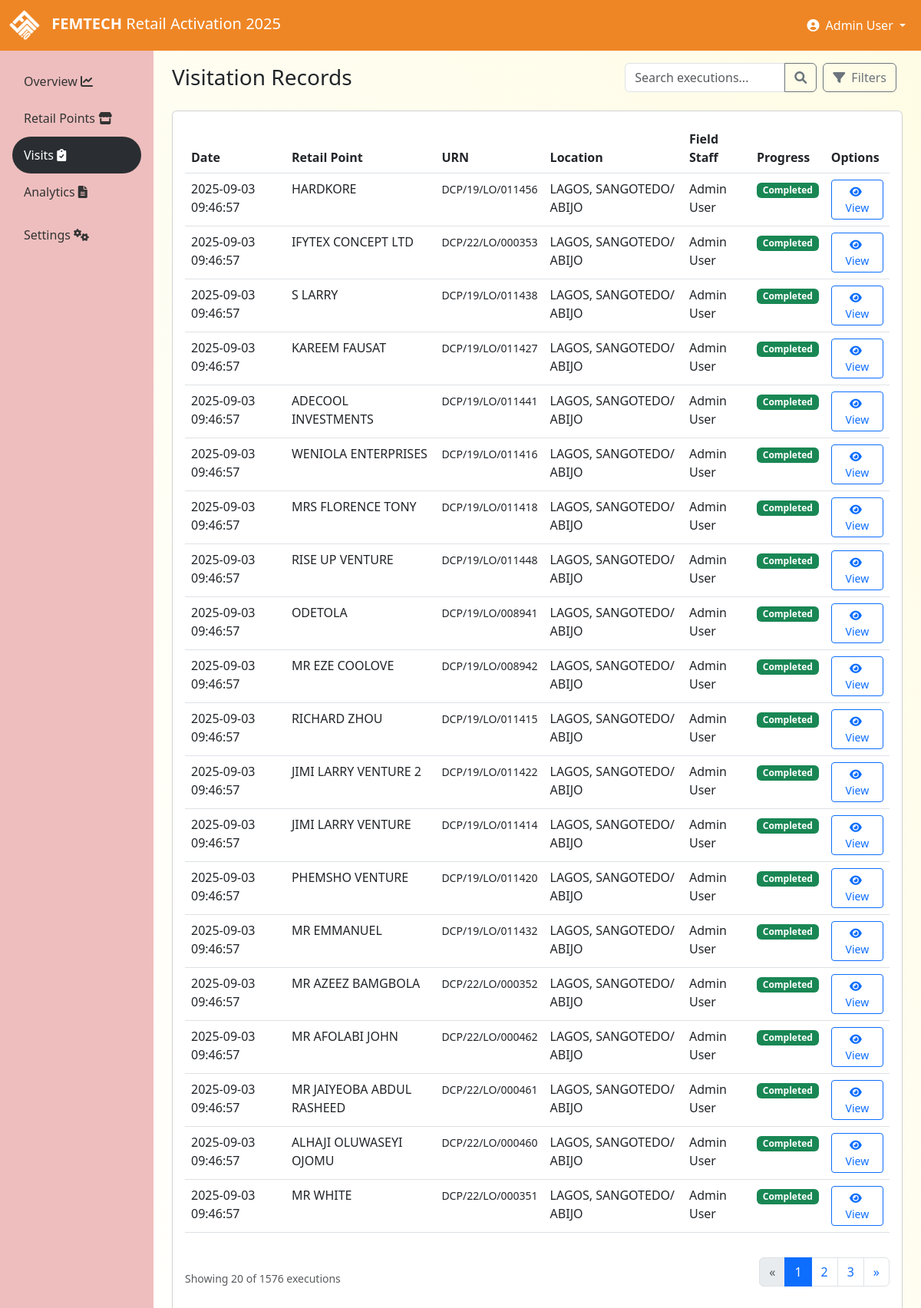
/executions (signed in), run on the app's committed database.
### tables this page shows
CREATE TABLE profile (
        id INTEGER PRIMARY KEY,
        company_name TEXT NOT NULL DEFAULT 'DANGOTE',
        app_title TEXT NOT NULL DEFAULT 'POSM Retail Activation 2025',
        primary_color TEXT NOT NULL DEFAULT '#fdcc03',
        secondary_color TEXT NOT NULL DEFAULT '#f8f9fa',
        accent_color TEXT NOT NULL DEFAULT '#343a40',
        logo_path TEXT DEFAULT 'img/dangote-logo.png',
        favicon_path TEXT DEFAULT 'img/favicon.png',
        company_address TEXT,
        company_phone TEXT,
        company_email TEXT,
        company_website TEXT,
        footer_text TEXT,
        created_at TEXT DEFAULT CURRENT_TIMESTAMP,
        updated_at TEXT DEFAULT CURRENT_TIMESTAMP
    );

CREATE TABLE users (
        id INTEGER PRIMARY KEY,
        username TEXT UNIQUE,
        password TEXT,
        full_name TEXT,
        role TEXT,
        region TEXT,
        state TEXT,
        lga TEXT
    , is_active INTEGER DEFAULT 1, created_at TEXT, updated_at TEXT, last_login TEXT, failed_login_attempts INTEGER DEFAULT 0, locked_until TEXT, email TEXT, phone TEXT);

CREATE TABLE executions (
        id INTEGER PRIMARY KEY,
        outlet_id INTEGER,
        agent_id INTEGER,
        execution_date TEXT,
        before_image TEXT,
        after_image TEXT,
        latitude REAL,
        longitude REAL,
        notes TEXT,
        products_available TEXT,
        execution_score REAL,
        status TEXT, before_image_thumbnail TEXT, after_image_thumbnail TEXT, created_at TEXT, updated_at TEXT, completion_time TEXT, review_status TEXT, reviewer_id INTEGER, review_notes TEXT, gps_accuracy REAL, device_info TEXT, upload_method TEXT,
        FOREIGN KEY (outlet_id) REFERENCES outlets (id),
        FOREIGN KEY (agent_id) REFERENCES users (id)
    );

CREATE TABLE outlets (
        id INTEGER PRIMARY KEY,
        urn TEXT UNIQUE,
        outlet_name TEXT,
        customer_name TEXT,
        address TEXT,
        phone TEXT,
        outlet_type TEXT,
        local_govt TEXT,
        state TEXT,
        region TEXT
    , is_active INTEGER DEFAULT 1, created_at TEXT, updated_at TEXT);

### pykes/routes.py (the view, shortened to what this page needs)
    @app.route('/executions')
    @login_required
    def executions():
        filters = {
            'agent_id': request.args.get('agent_id'),
            'region': request.args.get('region'),
            'status': request.args.get('status'),
            'search': request.args.get('search', '')
        }
        start_date = request.args.get('start_date')
        end_date = request.args.get('end_date')
        page = request.args.get('page', 1, type=int)
        per_page = min(request.args.get('per_page', DEFAULT_PER_PAGE, type=int), MAX_PER_PAGE)
        offset = (page - 1) * per_page
        with get_db_cursor() as (conn, cursor):
            base_query = """
                SELECT e.*, o.outlet_name, o.urn, o.state, o.region, o.local_govt, u.full_name as agent_name
                FROM executions e
                JOIN outlets o ON e.outlet_id = o.id
                JOIN users u ON e.agent_id = u.id
                WHERE 1=1
            """
            count_query = """
                SELECT COUNT(*)
                FROM executions e
                JOIN outlets o ON e.outlet_id = o.id
                JOIN users u ON e.agent_id = u.id
                WHERE 1=1
            """
            params = []
            count_params = []
            user_info = get_session_user_info()
            if filters['agent_id']:
                base_query += ' AND e.agent_id = ?'
                count_query += ' AND e.agent_id = ?'
                params.append(filters['agent_id'])
                count_params.append(filters['agent_id'])
            elif user_info['role'] == 'field_agent':
                base_query += ' AND e.agent_id = ?'
                count_query += ' AND e.agent_id = ?'
                params.append(user_info['user_id'])
                count_params.append(user_info['user_id'])
            if filters['region']:
                base_query += ' AND o.region = ?'
                count_query += ' AND o.region = ?'
                params.append(filters['region'])
                count_params.append(filters['region'])
            if start_date:
                base_query += ' AND e.execution_date >= ?'
                count_query += ' AND e.execution_date >= ?'
                params.append(start_date)
                count_params.append(start_date)
            if end_date:
                base_query += ' AND e.execution_date <= ?'
                count_query += ' AND e.execution_date <= ?'
                params.append(end_date)
                count_params.append(end_date)
            cursor.execute(count_query, count_params)
            total_executions = cursor.fetchone()[0]
            base_query += ' ORDER BY e.execution_date DESC LIMIT ? OFFSET ?'
            params.extend([per_page, offset])
            cursor.execute(base_query, params)
            executions = cursor.fetchall()
        pagination = calculate_pagination(total_executions, page, per_page)
        return render_template('executions.html',
                             executions=executions,
                             page=pagination.get('current_page', page),
                             total_pages=pagination.get('total_pages'),
                             total_executions=total_executions,
                             **filters,
                             start_date=start_date,
                             end_date=end_date)

### templates/executions.html (shortened to what this page needs)
{% extends 'base.html' %}
{% block content %}
<div class="container-fluid">
    <div class="d-flex justify-content-between align-items-center mb-4">
        <h1 class="h3 mb-0">Visitation Records</h1>
        <div class="d-flex">
            <div class="input-group me-2" style="width: 250px;">
                <input type="text" class="form-control" id="searchInput" name="search"
                       placeholder="Search executions..." value="{{ search or '' }}">
                <button class="btn btn-outline-secondary" type="button" id="searchButton">
                    <i class="fas fa-search"></i>
                </button>
            </div>
            <button class="btn btn-outline-secondary me-2" type="button" data-bs-toggle="collapse" data-bs-target="#filterCollapse">
                <i class="fas fa-filter me-1"></i> Filters
            </button>
        </div>
    </div>
    <div class="card">
        <div class="card-body">
            <div class="table-responsive">
                <table class="table table-hover">
                    <thead>
                        <tr>
                            <th>Date</th>
                            <th>Retail Point</th>
                            <th>URN</th>
                            <th>Location</th>
                            <th>Field Staff</th>
                            <th>Progress</th>
                            <th>Options</th>
                        </tr>
                    </thead>
                    <tbody>
                        {% for execution in executions %}
                        <tr>
                            <td>{{ execution.execution_date }}</td>
                            <td>{{ execution.outlet_name }}</td>
                            <td><small>{{ execution.urn }}</small></td>
                            <td>{{ execution.state }}, {{ execution.local_govt }}</td>
                            <td>{{ execution.agent_name }}</td>
                            <td>
                                {% if execution.status == 'Completed' %}
                                    <span class="badge bg-success">Completed</span>
                                {% elif execution.status == 'Pending' %}
                                    <span class="badge bg-warning">Pending</span>
                                {% else %}
                                    <span class="badge bg-danger">{{ execution.status }}</span>
                                {% endif %}
                            </td>
                            <td>
                                <a href="{{ url_for('execution_detail', execution_id=execution.id) }}" class="btn btn-sm btn-outline-primary">
                                    <i class="fas fa-eye me-1"></i> View
                                </a>
                            </td>
                        </tr>
                        {% endfor %}
                    </tbody>
                </table>
            </div>
            {% if total_pages > 1 %}
            <div class="d-flex justify-content-between align-items-center mt-3">
                <div>
                    <small class="text-muted">Showing {{ executions|length }} of {{ total_executions }} executions</small>
                </div>
                <nav aria-label="Page navigation">
                    <ul class="pagination">
                        {% if page > 1 %}
                        <li class="page-item">
                            <a class="page-link" href="{{ url_for('executions', page=page-1, region=region, status=status, agent_id=agent_id, start_date=start_date, end_date=end_date, search=search) }}" aria-label="Previous">
                                <span aria-hidden="true">&laquo;</span>
                            </a>
                        </li>
                        {% else %}
                        <li class="page-item disabled">
                            <a class="page-link" href="#" aria-label="Previous">
                                <span aria-hidden="true">&laquo;</span>
                            </a>
                        </li>
                        {% endif %}
                        {% for p in range(max(1, page-2), min(total_pages+1, page+3)) %}
                        <li class="page-item {% if p == page %}active{% endif %}">
                            <a class="page-link" href="{{ url_for('executions', page=p, region=region, status=status, agent_id=agent_id, start_date=start_date, end_date=end_date, search=search) }}">{{ p }}</a>
                        </li>
                        {% endfor %}
                        {% if page < total_pages %}
                        <li class="page-item">
                            <a class="page-link" href="{{ url_for('executions', page=page+1, region=region, status=status, agent_id=agent_id, start_date=start_date, end_date=end_date, search=search) }}" aria-label="Next">
                                <span aria-hidden="true">&raquo;</span>
                            </a>
                        </li>
                        {% else %}
                        <li class="page-item disabled">
                            <a class="page-link" href="#" aria-label="Next">
                                <span aria-hidden="true">&raquo;</span>
                            </a>
                        </li>
                        {% endif %}
                    </ul>
                </nav>
            </div>
            {% endif %}
        </div>
    </div>
</div>
{% endblock %}

### templates/base.html (shortened to what this page needs)
<!DOCTYPE html>
<html lang="en">
<head>
    <link href="https://cdn.jsdelivr.net/npm/bootstrap@5.3.0-alpha1/dist/css/bootstrap.min.css" rel="stylesheet">
    <link rel="stylesheet" href="https://cdnjs.cloudflare.com/ajax/libs/font-awesome/6.0.0/css/all.min.css">
</head>
<body>
    <nav class="navbar navbar-expand-lg navbar-dark bg-primary-dangote">
        <div class="container-fluid">
            <a class="navbar-brand" href="/">
                {% if profile.logo_path %}
                    <img src="{{ url_for('static', filename=profile.logo_path) }}" alt="{{ profile.company_name }} Logo" class="login-logo">
                {% else %}
                    <img src="{{ url_for('static', filename='img/dangote-logo.png') }}" alt="{{ profile.company_name }} Logo" class="login-logo">
                {% endif %}
                <span class="logo-text">{{ profile.company_name }}</span> <span class="d-none d-md-inline">{{ profile.app_title.split('POSM')[-1].strip() if 'POSM' in profile.app_title else 'Retail Activation 2025' }}</span>
            </a>
            <div class="collapse navbar-collapse" id="navbarNav">
                <ul class="navbar-nav ms-auto">
                    {% if session.user_id %}
                    <li class="nav-item dropdown">
                        <a class="nav-link dropdown-toggle text-white" href="#" id="navbarDropdown" role="button" data-bs-toggle="dropdown">
                            <i class="fas fa-user-circle me-1"></i> {{ session.full_name }}
                        </a>
                    </li>
                    {% endif %}
                </ul>
            </div>
        </div>
    </nav>
    <div class="container-fluid">
        <div class="row">
            {% if session.user_id %}
            <div class="col-md-2 sidebar p-0 d-none d-md-block">
                <div class="d-flex flex-column p-3">
                    <ul class="nav nav-pills flex-column mb-auto">
                        <li class="nav-item">
                            <a href="{{ url_for('index') }}" class="nav-link {% if request.path == url_for('index') %}active{% endif %}">
                                Overview  <i class="fas fa-chart-line me-2"></i>
                            </a>
                        </li>
                        <li class="nav-item">
                            <a href="{{ url_for('outlets') }}" class="nav-link {% if request.path == url_for('outlets') %}active{% endif %}">
                                Retail Points  <i class="fas fa-store me-2"></i>
                            </a>
                        </li>
                        <li class="nav-item">
                            <a href="{{ url_for('executions') }}" class="nav-link {% if request.path == url_for('executions') %}active{% endif %}">
                                Visits  <i class="fas fa-clipboard-check me-2"></i>
                            </a>
                        </li>
                        <li class="nav-item">
                            <a href="{{ url_for('reports') }}" class="nav-link {% if request.path == url_for('reports') %}active{% endif %}">
                                Analytics  <i class="fas fa-file-alt me-2"></i>
                            </a>
                        </li>
                        {% if session.role == 'admin' %}
                        <li class="nav-item mt-2">
                            <a href="{{ url_for('admin.admin_dashboard') }}" class="nav-link {% if '/admin' in request.path %}active{% endif %}">
                                Settings  <i class="fas fa-cogs me-2"></i>
                            </a>
                        </li>
                        {% endif %}
                    </ul>
                </div>
            </div>
            <div class="col-md-10 pt-3 main-content">
            {% else %}
            <div class="col-12 pt-3 main-content">
            {% endif %}
                {% block content %}{% endblock %}
            </div>
        </div>
    </div>
</body>
</html>

### data on the page
profile: logo_path (picture), company_name "FEMTECH", app_title "Retail Activation 2025"
users: full_name "Admin User"
executions: execution_date "2025-09-03 09:46:57", outlet_name "HARDKORE", urn "DCP/19/LO/011456", state "LAGOS", local_govt "SANGOTEDO/ ABIJO", agent_name "Admin User", status "Completed"
executions: execution_date "2025-09-03 09:46:57", outlet_name "IFYTEX CONCEPT LTD", urn "DCP/22/LO/000353", state "LAGOS", local_govt "SANGOTEDO/ ABIJO", agent_name "Admin User", status "Completed"
executions: execution_date "2025-09-03 09:46:57", outlet_name "S LARRY", urn "DCP/19/LO/011438", state "LAGOS", local_govt "SANGOTEDO/ ABIJO", agent_name "Admin User", status "Completed"
executions: execution_date "2025-09-03 09:46:57", outlet_name "KAREEM FAUSAT", urn "DCP/19/LO/011427", state "LAGOS", local_govt "SANGOTEDO/ ABIJO", agent_name "Admin User", status "Completed"
executions: execution_date "2025-09-03 09:46:57", outlet_name "ADECOOL INVESTMENTS", urn "DCP/19/LO/011441", state "LAGOS", local_govt "SANGOTEDO/ ABIJO", agent_name "Admin User", status "Completed"
executions: execution_date "2025-09-03 09:46:57", outlet_name "WENIOLA ENTERPRISES", urn "DCP/19/LO/011416", state "LAGOS", local_govt "SANGOTEDO/ ABIJO", agent_name "Admin User", status "Completed"
executions: execution_date "2025-09-03 09:46:57", outlet_name "MRS FLORENCE TONY", urn "DCP/19/LO/011418", state "LAGOS", local_govt "SANGOTEDO/ ABIJO", agent_name "Admin User", status "Completed"
executions: execution_date "2025-09-03 09:46:57", outlet_name "RISE UP VENTURE", urn "DCP/19/LO/011448", state "LAGOS", local_govt "SANGOTEDO/ ABIJO", agent_name "Admin User", status "Completed"
executions: execution_date "2025-09-03 09:46:57", outlet_name "ODETOLA", urn "DCP/19/LO/008941", state "LAGOS", local_govt "SANGOTEDO/ ABIJO", agent_name "Admin User", status "Completed"
executions: execution_date "2025-09-03 09:46:57", outlet_name "MR EZE COOLOVE", urn "DCP/19/LO/008942", state "LAGOS", local_govt "SANGOTEDO/ ABIJO", agent_name "Admin User", status "Completed"
executions: execution_date "2025-09-03 09:46:57", outlet_name "RICHARD ZHOU", urn "DCP/19/LO/011415", state "LAGOS", local_govt "SANGOTEDO/ ABIJO", agent_name "Admin User", status "Completed"
executions: execution_date "2025-09-03 09:46:57", outlet_name "JIMI LARRY VENTURE 2", urn "DCP/19/LO/011422", state "LAGOS", local_govt "SANGOTEDO/ ABIJO", agent_name "Admin User", status "Completed"
executions: execution_date "2025-09-03 09:46:57", outlet_name "JIMI LARRY VENTURE", urn "DCP/19/LO/011414", state "LAGOS", local_govt "SANGOTEDO/ ABIJO", agent_name "Admin User", status "Completed"
executions: execution_date "2025-09-03 09:46:57", outlet_name "PHEMSHO VENTURE", urn "DCP/19/LO/011420", state "LAGOS", local_govt "SANGOTEDO/ ABIJO", agent_name "Admin User", status "Completed"
executions: execution_date "2025-09-03 09:46:57", outlet_name "MR EMMANUEL", urn "DCP/19/LO/011432", state "LAGOS", local_govt "SANGOTEDO/ ABIJO", agent_name "Admin User", status "Completed"
executions: execution_date "2025-09-03 09:46:57", outlet_name "MR AZEEZ BAMGBOLA", urn "DCP/22/LO/000352", state "LAGOS", local_govt "SANGOTEDO/ ABIJO", agent_name "Admin User", status "Completed"
executions: execution_date "2025-09-03 09:46:57", outlet_name "MR AFOLABI JOHN", urn "DCP/22/LO/000462", state "LAGOS", local_govt "SANGOTEDO/ ABIJO", agent_name "Admin User", status "Completed"
executions: execution_date "2025-09-03 09:46:57", outlet_name "MR JAIYEOBA ABDUL RASHEED", urn "DCP/22/LO/000461", state "LAGOS", local_govt "SANGOTEDO/ ABIJO", agent_name "Admin User", status "Completed"
executions: execution_date "2025-09-03 09:46:57", outlet_name "ALHAJI OLUWASEYI OJOMU", urn "DCP/22/LO/000460", state "LAGOS", local_govt "SANGOTEDO/ ABIJO", agent_name "Admin User", status "Completed"
executions: execution_date "2025-09-03 09:46:57", outlet_name "MR WHITE", urn "DCP/22/LO/000351", state "LAGOS", local_govt "SANGOTEDO/ ABIJO", agent_name "Admin User", status "Completed"

### other printed values
{{ executions|length }} "20"
{{ total_executions }} "1576"
{{ p }} "1" "2" "3"
